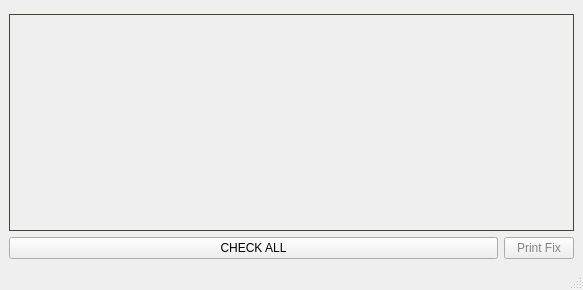
<?xml version="1.0" encoding="UTF-8"?>
<ui version="4.0">
 <class>MainWindow</class>
 <widget class="QMainWindow" name="MainWindow">
  <property name="geometry">
   <rect>
    <x>0</x>
    <y>0</y>
    <width>583</width>
    <height>290</height>
   </rect>
  </property>
  <property name="windowTitle">
   <string>MainWindow</string>
  </property>
  <widget class="QWidget" name="centralwidget">
   <layout class="QVBoxLayout" name="verticalLayout_2">
    <item>
     <widget class="QScrollArea" name="scrollArea">
      <property name="minimumSize">
       <size>
        <width>565</width>
        <height>200</height>
       </size>
      </property>
      <property name="styleSheet">
       <string notr="true">QScrollArea{border: 1px solid rgb(68, 68, 63);margin-top:5px;}</string>
      </property>
      <property name="widgetResizable">
       <bool>true</bool>
      </property>
      <widget class="QWidget" name="scrollAreaWidgetContents">
       <property name="geometry">
        <rect>
         <x>0</x>
         <y>0</y>
         <width>553</width>
         <height>188</height>
        </rect>
       </property>
       <layout class="QVBoxLayout" name="verticalLayout">
        <property name="spacing">
         <number>0</number>
        </property>
        <property name="leftMargin">
         <number>0</number>
        </property>
        <property name="topMargin">
         <number>0</number>
        </property>
        <property name="rightMargin">
         <number>4</number>
        </property>
        <property name="bottomMargin">
         <number>0</number>
        </property>
        <item>
         <layout class="QVBoxLayout" name="lay_vertical">
          <property name="spacing">
           <number>0</number>
          </property>
         </layout>
        </item>
        <item>
         <spacer name="verticalSpacer">
          <property name="orientation">
           <enum>Qt::Vertical</enum>
          </property>
          <property name="sizeHint" stdset="0">
           <size>
            <width>20</width>
            <height>183</height>
           </size>
          </property>
         </spacer>
        </item>
       </layout>
      </widget>
     </widget>
    </item>
    <item>
     <layout class="QHBoxLayout" name="horizontalLayout">
      <item>
       <widget class="QPushButton" name="btn_check_all">
        <property name="text">
         <string>CHECK ALL</string>
        </property>
       </widget>
      </item>
      <item>
       <widget class="QPushButton" name="btn_print_fix">
        <property name="maximumSize">
         <size>
          <width>70</width>
          <height>16777215</height>
         </size>
        </property>
        <property name="styleSheet">
         <string notr="true">color: rgb(132, 132, 132);</string>
        </property>
        <property name="text">
         <string>Print Fix</string>
        </property>
       </widget>
      </item>
     </layout>
    </item>
   </layout>
  </widget>
  <widget class="QMenuBar" name="menubar">
   <property name="geometry">
    <rect>
     <x>0</x>
     <y>0</y>
     <width>583</width>
     <height>21</height>
    </rect>
   </property>
  </widget>
  <widget class="QStatusBar" name="statusbar"/>
 </widget>
 <resources/>
 <connections/>
</ui>
